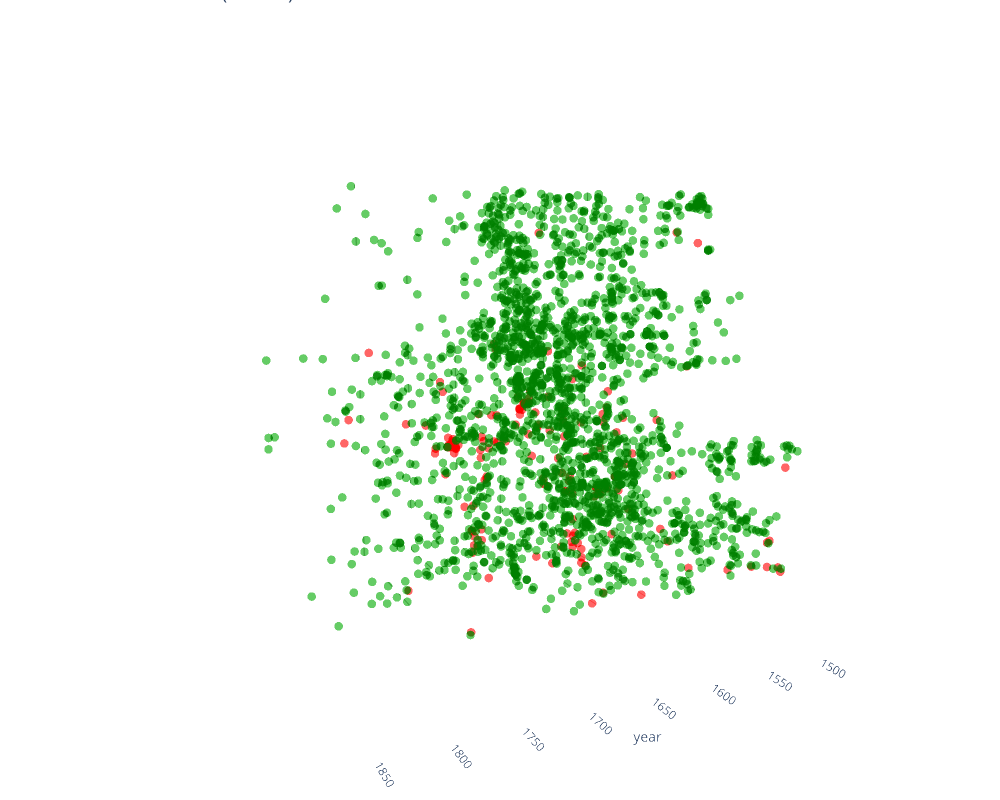

Here is the notebook cell this chart was saved with:
### Code cell
title = "Sentences with 'liber' (N={})".format(len(sentences))
fig = go.Figure(data=go.Scatter3d(
    x=xs,
    y=ys,
    z=zs,
    mode='markers',
    marker=dict(
        size=5,
        color=colors,
        opacity=0.8
    ),
    text=hover_text,  # use mapped hover text
    hoverinfo='text',  # ensure only the text field is displayed on hover
))

fig.update_layout(
    title=title,
    scene=dict(
        xaxis=dict(title='year', showbackground=False, showgrid=True, showline=True), #showline=True, showticklabels=True, zeroline=False, linecolor='rgba(0,0,0,0)', showbackground=False),
        #xaxis=dict(title='', showgrid=False, showline=False, showticklabels=False, zeroline=False, linecolor='rgba(0,0,0,0)', showbackground=False),
        yaxis=dict(title='', showgrid=False, showline=False, showticklabels=False, zeroline=False, linecolor='rgba(0,0,0,0)', showbackground=False),
        zaxis=dict(title='', showgrid=False, showline=False, showticklabels=False, zeroline=False, linecolor='rgba(0,0,0,0)', showbackground=False),
        bgcolor='rgba(255,255,255,0)'
    ),
    paper_bgcolor='rgba(255,255,255,255)',  # set the color of the area around the axes
    plot_bgcolor='rgba(255,255,255,255)',  # set the color of the entire chart
    autosize=False,
    width=1000,
    height=800,
    margin=dict(l=0, r=0, b=0, t=0)
)

### Figure 1 — Plotly figure (JSON) as saved in the notebook; plotly's stock layout.template omitted (floating-point values rounded to 4 significant figures; data arrays with more than 128 entries replaced by an {"elided": "..."} marker saying what was removed)
{"data": [{"hoverinfo": "text", "marker": {"color": {"elided": "2154 str values"}, "opacity": 0.8, "size": 5}, "mode": "markers", "text": {"elided": "2154 str values"}, "type": "scatter3d", "x": {"elided": "2154 int values"}, "y": {"elided": "2154 float values"}, "z": {"elided": "2154 float values"}}], "layout": {"autosize": false, "height": 800, "margin": {"b": 0, "l": 0, "r": 0, "t": 0}, "paper_bgcolor": "rgba(255,255,255,255)", "plot_bgcolor": "rgba(255,255,255,255)", "scene": {"aspectmode": "auto", "aspectratio": {"x": 1, "y": 1, "z": 1}, "bgcolor": "rgba(255,255,255,0)", "camera": {"center": {"x": 0, "y": 0, "z": 0}, "eye": {"x": 0.8703, "y": 1.946, "z": 0.3784}, "projection": {"type": "perspective"}, "up": {"x": 0, "y": 0, "z": 1}}, "xaxis": {"showbackground": false, "showgrid": true, "showline": true, "title": {"text": "year"}, "type": "linear"}, "yaxis": {"linecolor": "rgba(0, 0, 0, 0)", "showbackground": false, "showgrid": false, "showline": false, "showticklabels": false, "title": {"text": ""}, "type": "linear", "zeroline": false}, "zaxis": {"linecolor": "rgba(0, 0, 0, 0)", "showbackground": false, "showgrid": false, "showline": false, "showticklabels": false, "title": {"text": ""}, "type": "linear", "zeroline": false}}, "title": {"text": "Sentences with 'liber' (N=2154)"}, "width": 1000}}
